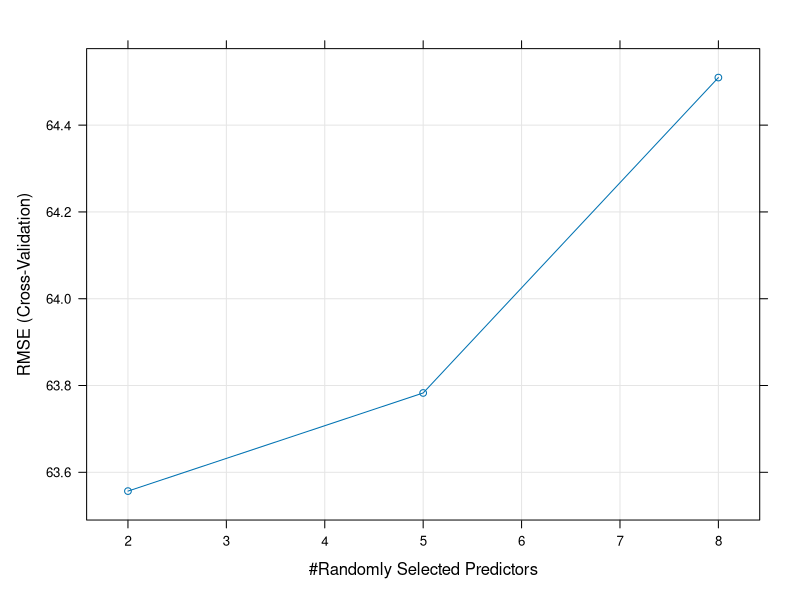
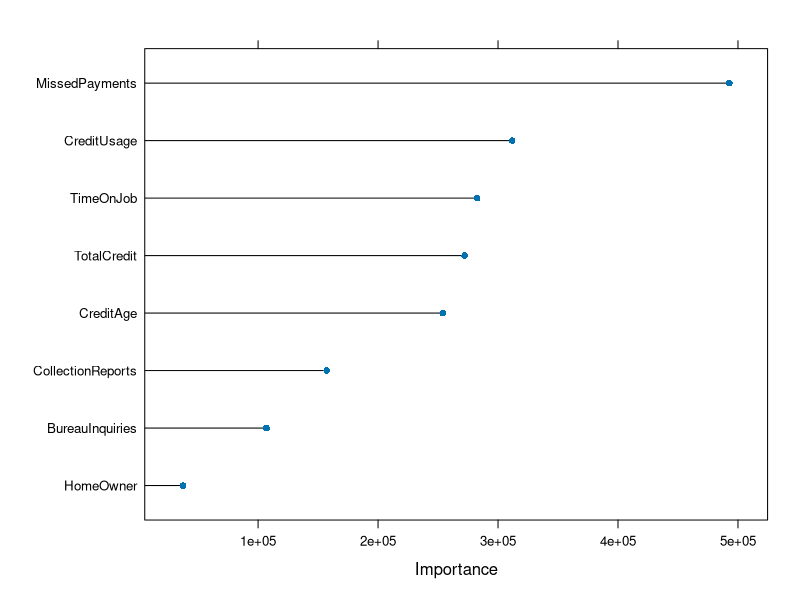

Generate these figures, in order, with R:
#CreditScoreExam - Question 16
#Luke Fougerousse
library(caret)
library(randomForest)
library(e1071)
library(ROCR)

credit_score <- read.csv('CreditScoreExam.csv')
head(credit_score)

set.seed(99)

##Partition the Data-----------------------------------------------------------
index <- createDataPartition(credit_score$CreditScore, p = 0.7, list = FALSE)
credit_train <- credit_score[index,]
credit_test <- credit_score[-index,]


##Fit Model--------------------------------------------------------------------

#CV and tuning parameters
fit_control <- trainControl(method = "cv",  
                            number = 5, 
                            verboseIter = FALSE) 

#train rf w/ cv
credit_model_rf <- train(CreditScore ~ .,         #response var - CreditScore
                         data = credit_train,     #data - train set
                         method = "rf",           #predictive algorithm - rand. forest
                         trControl = fit_control, #5 Fold Cross Validation 
                         verbose = 0)             #limited output

credit_model_rf

plot(credit_model_rf) #plot credit model

plot(varImp(credit_model_rf, scale = F)) #important predictor variables



#Get Test Set Predictions------------------------------------------------------
credit_prob <- predict(credit_model_rf, credit_test)

head(credit_prob)

ASE <- mean((credit_prob - credit_test$CreditScore)^2) #Compute ASE on test set.

ASE
